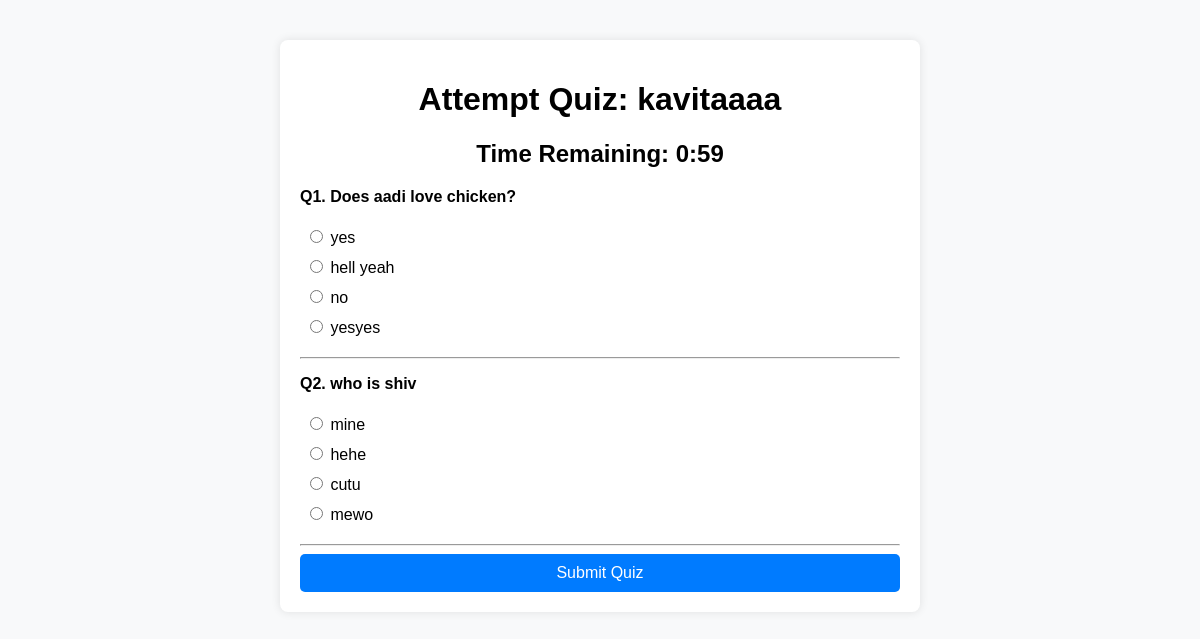
/attempt_quiz/1, run on the app's committed database.
### models/models.py (models this page shows)
class Quiz(db.Model):
    id = db.Column(db.Integer, primary_key=True)
    chapter_id = db.Column(db.Integer, db.ForeignKey('chapter.id'), nullable=False)
    date_of_quiz = db.Column(db.Date)
    time_duration = db.Column(db.Integer)  # Store duration in minutes
    remarks = db.Column(db.Text)
    questions = db.relationship('Question', backref='quiz', lazy=True)

class Question(db.Model):
    id = db.Column(db.Integer, primary_key=True)
    quiz_id = db.Column(db.Integer, db.ForeignKey('quiz.id'), nullable=False)
    question_statement = db.Column(db.Text, nullable=False)
    optionA = db.Column(db.String(200))
    optionB = db.Column(db.String(200))
    optionC = db.Column(db.String(200))
    optionD = db.Column(db.String(200))
    correct_option = db.Column(db.String(200))

### app.py (the view, shortened to what this page needs)
@app.route('/attempt_quiz/<int:quiz_id>', methods=['GET', 'POST'])
def attempt_quiz(quiz_id):
    quiz = Quiz.query.get_or_404(quiz_id)
    questions = Question.query.filter_by(quiz_id=quiz.id).all()
    user_id = session.get('user_id')  # Ensure the user is logged in
    correct_count = 0
    return render_template('attempt_quiz.html', quiz=quiz, questions=questions)

### templates/attempt_quiz.html (shortened to what this page needs)
<!DOCTYPE html>
<html lang="en">
<head>
</head>
<body>
    <div class="quiz-container">
        <h1>Attempt Quiz: {{ quiz.remarks }}</h1>
        <h2>Time Remaining: <span id="timer"></span></h2>
        <form id="quiz-form" method="POST" action="{{ url_for('submit_quiz') }}">
            {% for question in questions %}
            <div class="question">
                <p><strong>Q{{ loop.index }}. {{ question.question_statement }}</strong></p>
                <label><input type="radio" name="question_{{ question.id }}" value="A" required> {{ question.optionA }}</label>
                <label><input type="radio" name="question_{{ question.id }}" value="B" required> {{ question.optionB }}</label>
                <label><input type="radio" name="question_{{ question.id }}" value="C" required> {{ question.optionC }}</label>
                <label><input type="radio" name="question_{{ question.id }}" value="D" required> {{ question.optionD }}</label>
            </div>
            <hr>
            {% endfor %}
            <button type="submit">Submit Quiz</button>
        </form>
    </div>
</body>
</html>

### templates/attempt_quiz.html (style rules this page uses)
body { font-family: Arial, sans-serif; margin: 20px; padding: 20px; background-color: #f8f9fa; }
h1, h2 { text-align: center; }
.quiz-container { max-width: 600px; margin: auto; background: white; padding: 20px; border-radius: 8px; box-shadow: 0 0 10px rgba(0, 0, 0, 0.1); }
.question { margin-bottom: 15px; }
label { display: block; padding: 5px; }
button { display: block; width: 100%; padding: 10px; background-color: #007bff; color: white; border: none; border-radius: 5px; cursor: pointer; font-size: 16px; }

### data on the page
Quiz: remarks "kavitaaaa"
Question: question_statement "Does aadi love chicken?", optionA "yes", optionB "hell yeah", optionC "no", optionD "yesyes"
Question: question_statement "who is shiv", optionA "mine", optionB "hehe", optionC "cutu", optionD "mewo"
